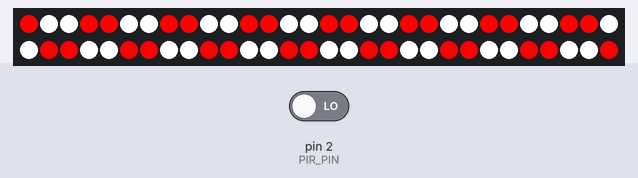
The sketch below on a simulated Arduino Uno, built with avr-gcc and run on an emulated ATmega328P. Parts: 60 RGB LEDs in strip order, left to right, continuing on the next row. The inputs (shaded band) are chosen by the test bench; at power-on: pin 2 (PIR_PIN) LOW. Dim RGB values are drawn brighter than linear.

Above: at 3.05 s.
At 9.72 s:
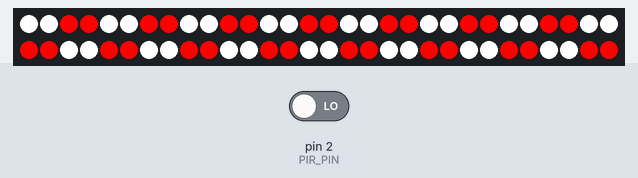
At 16.49 s:
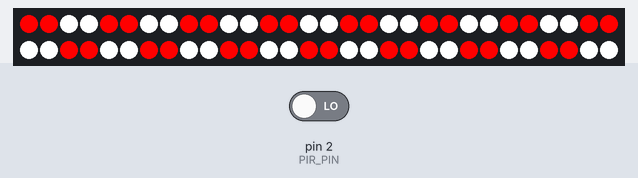
At 23.36 s:
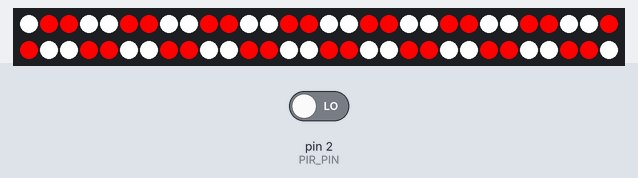
At 30.1 s:
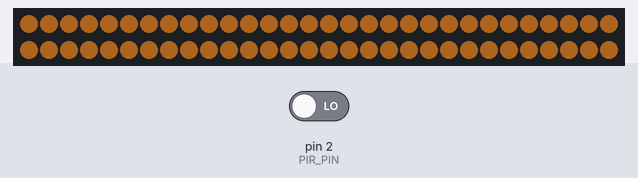

The sketch:

MotionChristmasLights.ino
```cpp
#include <FastLED.h>

// --- Hardware Configuration ---
#define LED_PIN     6       // Data Pin
#define PIR_PIN     2       // Sensor Signal Pin
#define NUM_LEDS    60      // LED Count
#define BRIGHTNESS  255     // Max Brightness
#define LED_TYPE    WS2812B
#define COLOR_ORDER GRB

CRGB leds[NUM_LEDS];

// --- Timer Variables ---
unsigned long lastMotionTime = 0;
const unsigned long motionTimeout = 30000; // 30 seconds

void setup() {
  delay(3000); // Safety delay
  FastLED.addLeds<LED_TYPE, LED_PIN, COLOR_ORDER>(leds, NUM_LEDS).setCorrection(TypicalLEDStrip);
  FastLED.setBrightness(BRIGHTNESS);
  pinMode(PIR_PIN, INPUT);
}

void loop() {
  int pirState = digitalRead(PIR_PIN);

  if (pirState == HIGH) {
    lastMotionTime = millis();
  }

  if (millis() - lastMotionTime < motionTimeout) {
    candyCaneEffect();
  } else {
    warmIdle();
  }
}

// Active Pattern
void candyCaneEffect() {
  FastLED.setBrightness(255);
  static uint8_t startIndex = 0;
  startIndex++;
  for( int i = 0; i < NUM_LEDS; i++) {
    int pixelPos = i + startIndex;
    if (pixelPos % 4 < 2) {
      leds[i] = CRGB::Red;
    } else {
      leds[i] = CRGB::White;
    }
  }
  FastLED.show();
  delay(100);
}

// Idle Pattern
void warmIdle() {
  FastLED.setBrightness(50);
  fill_solid(leds, NUM_LEDS, CRGB(255, 147, 41));
  FastLED.show();
  delay(500);
}
```
